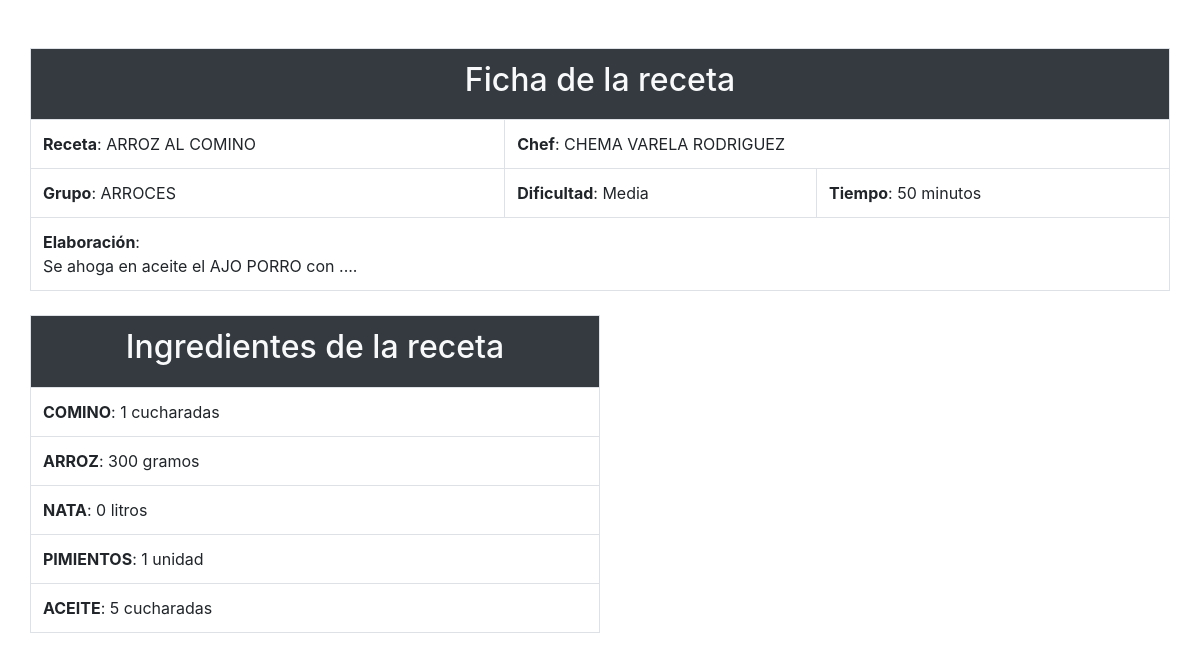
Screenshot of /VillarCuadradoHadrianTarea6/fichaReceta.php?receta=1 with the database file from the repository.
### tables this page shows
create table receta
( codigo smallint not null,
nombre varchar(120) not null,
cod_grupo tinyint not null,
dificultad varchar(7) not null,
tiempo tinyint null,
elaboración varchar(300) null,
cod_chef smallint not null,
constraint pk_receta primary key (codigo),
constraint ck_dificultad check (dificultad in ('Fácil','Media','Difícil')),
constraint fk_receta_chef foreign key (cod_chef) references chef(codigo)
);

create table chef
( codigo smallint not null,
nombre varchar(30) not null,
apellido1 varchar(30) not null,
apellido2 varchar(30) null,
nombreartistico varchar(40) null,
sexo char(1) null,
data_nacimiento date null,
localidad varchar(50) null,
cod_provincia char(2) null,
constraint pk_chef primary key (codigo),
constraint ck_sexo check (sexo in ('H','M')),
constraint fk_chef_provincia foreign key (cod_provincia) references provincia(codigo)
);

create table grupo
( codigo tinyint not null,
nombre varchar(40) not null,
constraint pk_grupo primary key (codigo));

### VillarCuadradoHadrianTarea6/fichaReceta.php (the view, shortened to what this page needs)
<!DOCTYPE html>
<html lang="es">
<head>
    <link rel="stylesheet" href="https://stackpath.bootstrapcdn.com/bootstrap/4.5.2/css/bootstrap.min.css">
    <link rel="stylesheet" type="text/css" href="css/estilos.css">
</head>
<body>
    <?php
    if (array_key_exists('receta', $_GET)) {
        $cod_receta = $_GET['receta'];
    }
    require_once('conectarBD.php');
    echo '<div class="container" id="fondo">';
        echo '<div class="row" id="ficha_receta">';
            $res_query = mysqli_query(
                $db,
                "SELECT receta.nombre as nombre_receta, chef.nombre as nombre_chef,chef.apellido1 as apellido1_chef, chef.apellido2 as apellido2_chef, grupo.nombre as nombre_grupo, receta.dificultad as dificultad, receta.tiempo as tiempo, receta.elaboración as elaboracion
                    FROM receta
                    INNER JOIN chef ON (receta.cod_chef = chef.codigo)
                    INNER JOIN grupo ON (receta.cod_grupo = grupo.codigo)
                    WHERE receta.codigo = $cod_receta"
            );
            while ($row = mysqli_fetch_array($res_query)) {
            echo '<table class="table bg-white table-bordered mt-5" style="width:100%">';
            echo '<th colspan=3 class="table-dark text-light text-center">';
                echo '<h2>Ficha de la receta</h2>';
            echo '</th>';
                    echo '<tr>';
                        echo '<td><b>Receta</b>: ' . $row['nombre_receta'] . '</td>';
                        echo '<td colspan=2><b>Chef</b>: ' . $row['nombre_chef'] .' '. $row['apellido1_chef'].' '. $row['apellido2_chef'] . '</td>';
                    echo '</tr>';
                    echo '<tr>';
                        echo '<td><b>Grupo</b>: ' . $row['nombre_grupo'] . '</td>';
                        echo '<td><b>Dificultad</b>: ' . $row['dificultad'] . '</td>';
                        echo '<td><b>Tiempo</b>: ' . $row['tiempo'] . ' minutos</td>';
                    echo '</tr>';
                    echo '<tr>';
                        echo '<td colspan=3><b>Elaboración</b>: <br>' . $row['elaboracion'] . '</td>';
                    echo '</tr>';
            echo '</table>';
            }
        echo '</div>';
        echo '<div class="row" id="ingredientes">';
            $res_query = mysqli_query(
                $db,
                "SELECT ingrediente.nombre as ingrediente, receta_ingrediente.cantidad as cantidad, receta_ingrediente.medida as medida
                FROM `receta_ingrediente`
                INNER JOIN receta ON (receta.codigo = receta_ingrediente.cod_receta)
                INNER JOIN ingrediente ON (receta_ingrediente.cod_ingrediente = ingrediente.codigo)
                WHERE receta.codigo = $cod_receta"
            );
            echo '<table class="table bg-white table-bordered mt-2" style="width:50%">';
            echo '<th colspan=2 class="table-dark text-light text-center">';
                echo '<h2>Ingredientes de la receta</h2>';
            echo '</th>';
                while ($row = mysqli_fetch_array($res_query)) {
                    echo '<tr>';
                        echo '<td><b>' . $row['ingrediente'] .'</b>: '. $row['cantidad'] . ' ' . $row['medida'] . '</td>';
                    echo '</tr>';
                }
            echo '</table>';
        echo '</div>';
    echo '</div>';
    ?>
</body>
</html>

### VillarCuadradoHadrianTarea6/css/estilos.css (style rules this page uses)
body { background-image: url("https://www.myfreetextures.com/wp-content/uploads/2015/01/another-grass-texture-background.jpg"); background-repeat: repeat-y; background-size: cover; }

### rows the page displays
receta: nombre "ARROZ AL COMINO", cod_chef.nombre "CHEMA", cod_chef.apellido1 "VARELA", cod_chef.apellido2 "RODRIGUEZ", cod_grupo.nombre "ARROCES", dificultad "Media", tiempo "50", elaboración "Se ahoga en aceite el AJO PORRO con ...."

### other values shown
$row['ingrediente'] "COMINO"
$row['cantidad'] "1"
$row['medida'] "cucharadas"
$row['ingrediente'] "ARROZ"
$row['cantidad'] "300"
$row['medida'] "gramos"
$row['ingrediente'] "NATA"
$row['cantidad'] "0"
$row['medida'] "litros"
$row['ingrediente'] "PIMIENTOS"
$row['medida'] "unidad"
$row['ingrediente'] "ACEITE"
$row['cantidad'] "5"
